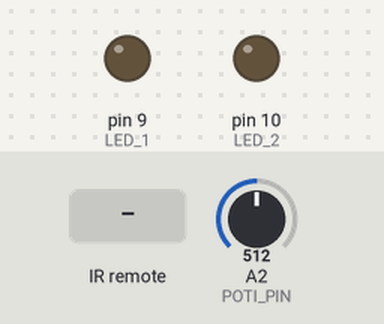
Simulated run of this sketch. Board: Arduino Uno, built with avr-gcc and run on an emulated ATmega328P. On the bench: output pins drawn as LEDs (lit = HIGH). Inputs (shaded band) come from the test bench; at power-on: A2 (POTI_PIN) = 512.

Above: at 1.2 s.
1.3 s: infrared code 0x8488C5 received
At 1.47 s:
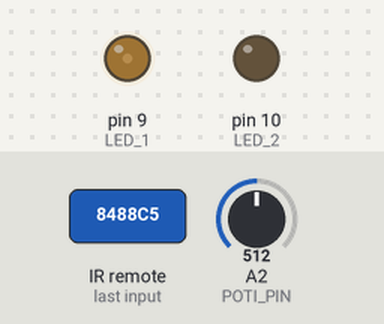
At 2.73 s:
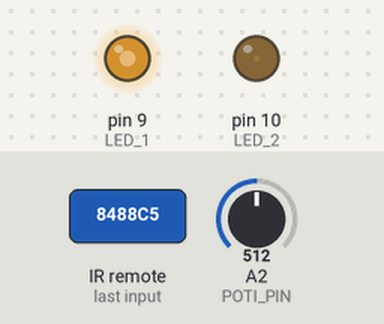
4.3 s: infrared code 0x8488CD received
At 4.49 s:
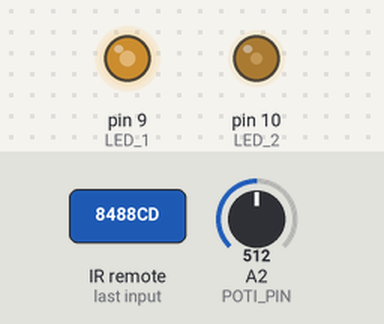
Timing chart, 0 to 7.3 s (numbered marks = the images above; inputs shaded):
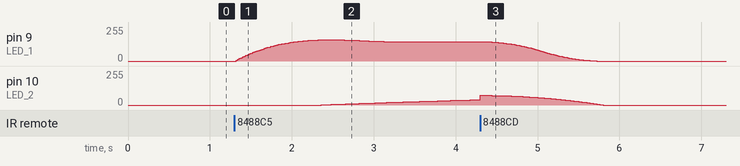

The sketch:

tv-wall-rc-lights.ino
```cpp
#include <RCSwitch.h>

RCSwitch mySwitch = RCSwitch();

int LED_1 = 9;
int LED_2 = 10;
int POTI_PIN = 2;

bool powerOn = false;
int mode = 0;

int potiValue = 0;
int oldPotiValue = 0;
int minPotiValue = 5;
int maxPotiValue = 950;

int brightness1 = 0;
int brightness2 = 0;
int maxBrightness = 100;

unsigned long now;
long prevDelay;
long prevFadeLed1 = 0;
long prevFadeLed2 = 0;
float t1Up = 0.0;
float t2Up = 0.0;
float t1Down = 1.0;
bool fadeComplete1 = true;
bool fadeComplete2 = true;
int fadeInterval = 20;


void setup() {
  // Serial.begin(9600);
  mySwitch.enableReceive(1);  // Receiver on interrupt 0 => that is pin #2
  pinMode(LED_1, OUTPUT);
  pinMode(LED_2, OUTPUT);
}

void loop() {
  now = millis();
  pingRcSwitch();
  if (powerOn) pingPoti();

  switch (mode) {
    case 0:
      if (powerOn) {
        analogWrite(LED_1, maxBrightness);
        analogWrite(LED_2, maxBrightness / 2);
      }
      break;
    case 1:
      fadeUpAnimation();
      break;
    case 2:
      fadeDown();
      break;

    default:
      break;
  }
}

void startDelayTimer() {
  prevDelay = now;
}

void fadeUpAnimation() {
  fadeUpOnce(1, 2000);
  // offset delay
  if (now - prevDelay >= 1000) {
    fadeUpOnce(2, 6000);
  }
  // if (now - prevDelay >= 4000) {
  //   blink();
  // }
  if (fadeComplete1 && fadeComplete2) {
    mode = 0;
  }
}

void fadeUpOnce(int led, int duration) {
  if (!fadeComplete1 && led == 1) {
    if (now - prevFadeLed1 >= fadeInterval) {
      prevFadeLed1 = now;

      // Serial.print("brightness1: ");
      // Serial.println(brightness1);

      if (t1Up <= 1.0) {
        brightness1 = (int)(maxBrightness * easeOutBack(t1Up));
        analogWrite(LED_1, brightness1);
        t1Up += (float)fadeInterval / duration;
      } else {
        t1Up = 0.0;
        fadeComplete1 = true;
      }
    }
  }
  if (!fadeComplete2 && led == 2) {
    if (now - prevFadeLed2 >= fadeInterval) {
      prevFadeLed2 = now;

      // Serial.print("Fadeup 2: ");
      // Serial.print(t2Up);
      // Serial.print(", ");
      // Serial.print("brightness2: ");
      // Serial.println(brightness2);

      if (t2Up <= 1.0) {
        brightness2 = (int)(maxBrightness * easeOutQuad(t2Up));
        analogWrite(LED_2, brightness2 / 2);
        t2Up += (float)fadeInterval / duration;
      } else {
        t2Up = 0.0;
        fadeComplete2 = true;
      }
    }
  }
}

void fadeDown() {
  if (!fadeComplete1 && now - prevFadeLed1 >= fadeInterval) {
    prevFadeLed1 = now;
    const float duration = 1500.0;

    if (t1Down >= 0.0) {
      brightness1 = (int)(maxBrightness * easeInOutQuad(t1Down));
      brightness2 = (int)(maxBrightness * easeOutQuad(t1Down));
      analogWrite(LED_1, brightness1);
      analogWrite(LED_2, brightness2 / 2);
      t1Down -= fadeInterval / duration;

      // Serial.print("Fade down: ");
      // Serial.println(brightness1);
    }

    if (t1Down < 0.0) {
      t1Down = 1.0;
      fadeComplete1 = true;
      fadeComplete2 = true;
      mode = 0;
    }
  }
}

void blink() {
  analogWrite(LED_2, maxBrightness / 2);
  delay(200);
  analogWrite(LED_2, maxBrightness);
}

void pingRcSwitch() {
  if (mySwitch.available()) {
    if (mySwitch.getReceivedValue() == 8685765 || mySwitch.getReceivedValue() == 8685767) {
      if (fadeComplete1 && fadeComplete2) {
        startDelayTimer();
        resetFade();
        powerOn = true;
        mode = 1;
        // Serial.println("on");
      }
    }
    if (mySwitch.getReceivedValue() == 8685773 || mySwitch.getReceivedValue() == 8685775) {
      if (powerOn) {
        startDelayTimer();
        resetFade();
        powerOn = false;
        mode = 2;
        // Serial.println("off");
      }
    }
    mySwitch.resetAvailable();
  }
}

void pingPoti() {
  potiValue = analogRead(POTI_PIN);

  //adjust only if poti value changes
  if (oldPotiValue > potiValue + 4 || oldPotiValue < potiValue - 4) {

    // adjust max min value of poti
    if (potiValue < minPotiValue) {
      minPotiValue = potiValue;
    }
    if (potiValue > maxPotiValue) {
      maxPotiValue = potiValue;
    }

    maxBrightness = map(potiValue, minPotiValue, maxPotiValue, 18, 255);

    oldPotiValue = potiValue;
  }
}

void resetFade() {
  fadeComplete1 = false;
  fadeComplete2 = false;
  t1Up = 0.0;
  t2Up = 0.0;
  t1Down = 1.0;
}

float easeOutBack(float x) {
  float c1 = 1.70158;
  float c3 = c1 + 1;

  return 1 + c3 * pow(x - 1, 3) + c1 * pow(x - 1, 2);
}

float easeOutQuad(float x) {
  return 1 - (1 - x) * (1 - x);
}

float easeInOutQuad(float x) {
  return x < 0.5 ? 2 * x * x : 1 - pow(-2 * x + 2, 2) / 2;
}
```

Measured:
- after the input at 1.3 s, pin 9 (LED_1): rises from 0/255 to 159/255 in 1.1 s, then falls to 145/255 in 0.80 s; pin 10 (LED_2): moves from 0/255 to 39/255 over 1.9 s, starting after 1.1 s
- after the input at 4.3 s, pin 9 (LED_1): moves from 145/255 to 0/255 over 1.4 s, starting at once
